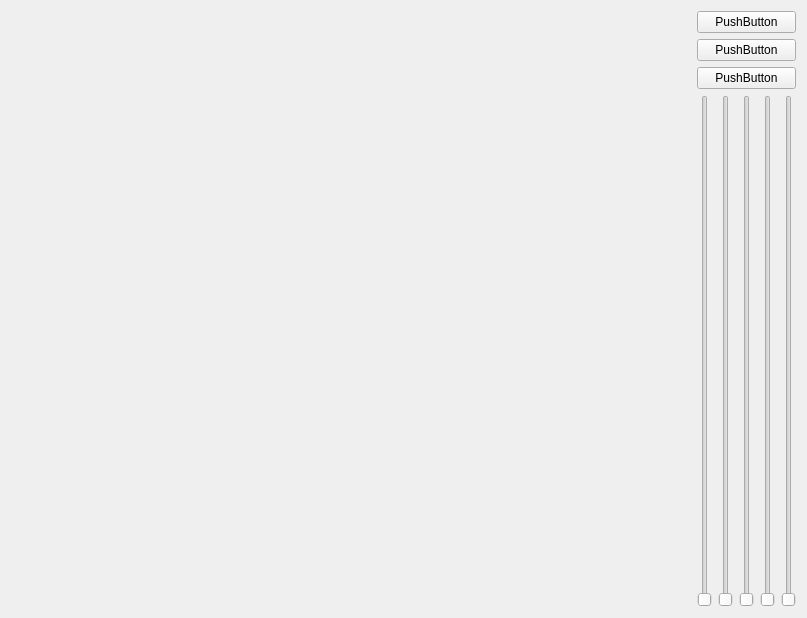
<?xml version="1.0" encoding="UTF-8"?>
<ui version="4.0">
 <class>modelWidget</class>
 <widget class="QWidget" name="modelWidget">
  <property name="geometry">
   <rect>
    <x>0</x>
    <y>0</y>
    <width>807</width>
    <height>618</height>
   </rect>
  </property>
  <property name="windowTitle">
   <string>Form</string>
  </property>
  <layout class="QGridLayout" name="gridLayout_2">
   <item row="0" column="0">
    <layout class="QGridLayout" name="gridLayout">
     <item row="0" column="0" rowspan="4">
      <widget class="GLWidget" name="openGLWidget" native="true"/>
     </item>
     <item row="3" column="1">
      <widget class="QSlider" name="verticalSlider">
       <property name="orientation">
        <enum>Qt::Vertical</enum>
       </property>
      </widget>
     </item>
     <item row="3" column="2">
      <widget class="QSlider" name="verticalSlider_2">
       <property name="orientation">
        <enum>Qt::Vertical</enum>
       </property>
      </widget>
     </item>
     <item row="3" column="3">
      <widget class="QSlider" name="verticalSlider_3">
       <property name="orientation">
        <enum>Qt::Vertical</enum>
       </property>
      </widget>
     </item>
     <item row="3" column="4">
      <widget class="QSlider" name="verticalSlider_4">
       <property name="orientation">
        <enum>Qt::Vertical</enum>
       </property>
      </widget>
     </item>
     <item row="3" column="5">
      <widget class="QSlider" name="verticalSlider_5">
       <property name="orientation">
        <enum>Qt::Vertical</enum>
       </property>
      </widget>
     </item>
     <item row="2" column="1" colspan="5">
      <widget class="QPushButton" name="pushButton_3">
       <property name="text">
        <string>PushButton</string>
       </property>
      </widget>
     </item>
     <item row="1" column="1" colspan="5">
      <widget class="QPushButton" name="pushButton_2">
       <property name="text">
        <string>PushButton</string>
       </property>
      </widget>
     </item>
     <item row="0" column="1" colspan="5">
      <widget class="QPushButton" name="pushButton">
       <property name="text">
        <string>PushButton</string>
       </property>
      </widget>
     </item>
    </layout>
   </item>
  </layout>
 </widget>
 <customwidgets>
  <customwidget>
   <class>GLWidget</class>
   <extends>QWidget</extends>
   <header>Widgets/GLWidget.h</header>
   <container>1</container>
  </customwidget>
 </customwidgets>
 <resources/>
 <connections/>
</ui>
